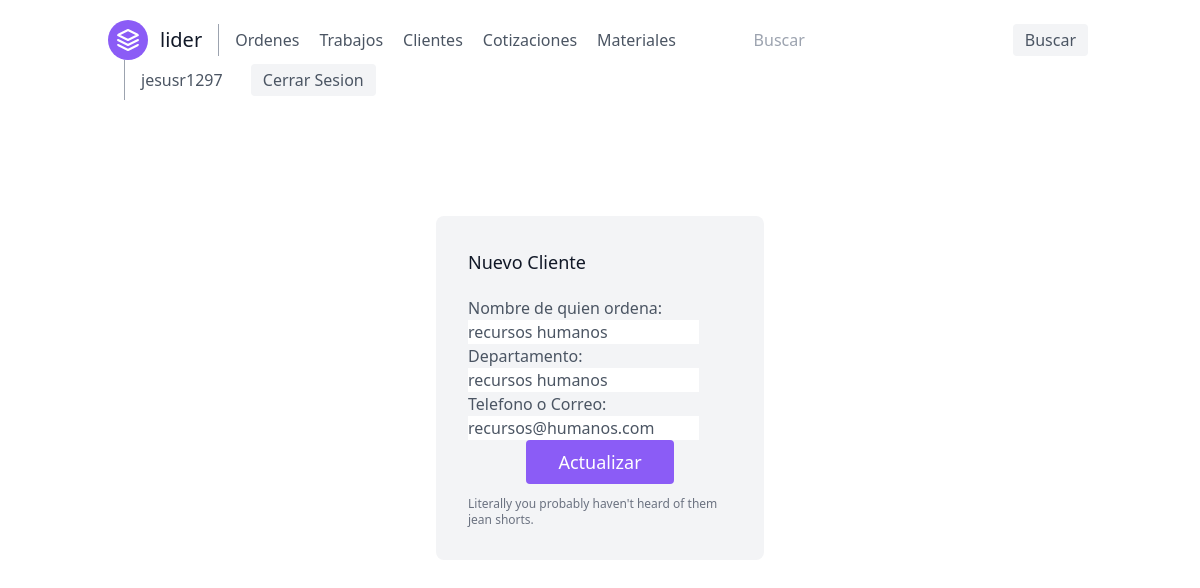
/clientes/cliente/contacto/1/ (signed in), run on an earlier commit of the app's database.
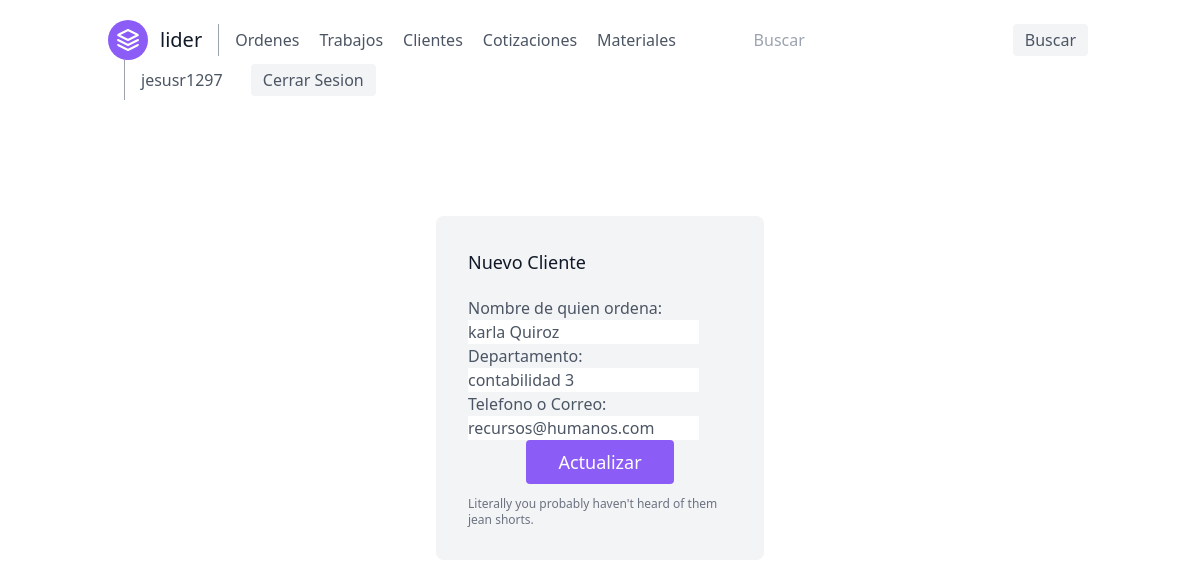
And on a later commit of the database.
### orders/models.py (models this page shows, shortened)
class CustomerContact(models.Model):
    company = models.ForeignKey(Customer, on_delete=models.CASCADE)
    name = models.CharField(verbose_name='Nombre de quien ordena', max_length=50)
    department = models.CharField(verbose_name='Departamento', null=True, blank=True, max_length=30)
    contact = models.CharField(verbose_name='Telefono o Correo', max_length=30)

### customers/views.py (the view, shortened to what this page needs)
# urls.py: path('cliente/contacto/<int:pk>/', views.CustomerContactUpdateView.as_view(), name='customer-contact-update'),
class CustomerContactUpdateView(LoginRequiredMixin, UpdateView):
    model = CustomerContact
    template_name = 'customers/customer_contact_form.html'
    fields = ('name', 'department', 'contact')

### customers/templates/customers/customer_contact_form.html (shortened to what this page needs)
{% extends 'base.html' %}
{% load tailwind_filters %}
{% block content %}
    <section class="text-gray-600 body-font">
        <div class="container px-5 py-24 mx-auto flex flex-wrap items-center">
            <div class="mx-auto lg:w-2/6 md:w-1/2 bg-gray-100 rounded-lg p-8 flex flex-col md:ml-auto w-full mt-10 md:mt-0">
                <h2 class="text-gray-900 text-lg font-medium title-font mb-5">Nuevo Cliente</h2>
                <form method="post">
                    {{ form|crispy }}
                    <div class="flex flex-col items-center">
                        <button type="submit"
                                class="text-white bg-purple-500 border-0 py-2 px-8 focus:outline-none hover:bg-purple-600 rounded text-lg">
                            Actualizar
                        </button>
                    </div>
                </form>
                <p class="text-xs text-gray-500 mt-3">Literally you probably haven't heard of them jean shorts.</p>
            </div>
        </div>
    </section>
{% endblock %}

What changed in the data, as far as the page shows it:
changed CustomerContact "recursos@humanos.com": name "recursos humanos" → "karla Quiroz"; department "recursos humanos" → "contabilidad 3"
